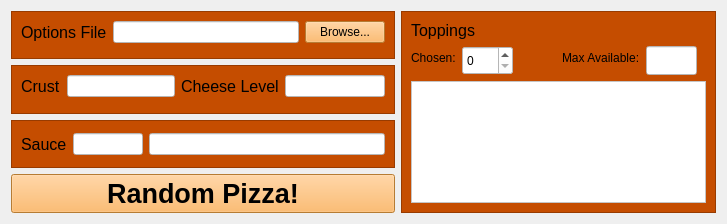
<?xml version="1.0" encoding="UTF-8"?>
<ui version="4.0">
 <class>Form</class>
 <widget class="QWidget" name="Form">
  <property name="geometry">
   <rect>
    <x>0</x>
    <y>0</y>
    <width>727</width>
    <height>224</height>
   </rect>
  </property>
  <property name="minimumSize">
   <size>
    <width>727</width>
    <height>224</height>
   </size>
  </property>
  <property name="maximumSize">
   <size>
    <width>727</width>
    <height>224</height>
   </size>
  </property>
  <property name="windowTitle">
   <string>Random Pizza Generator</string>
  </property>
  <property name="windowIcon">
   <iconset>
    <normaloff>icons8-pizza-80.png</normaloff>icons8-pizza-80.png</iconset>
  </property>
  <property name="styleSheet">
   <string notr="true">background-color: rgb(255, 124, 16);
QLabel#label_9 {
  color: rgb(0, 0, 0);
}</string>
  </property>
  <layout class="QHBoxLayout" name="horizontalLayout_7">
   <item>
    <layout class="QHBoxLayout" name="horizontalLayout_2"/>
   </item>
   <item>
    <layout class="QHBoxLayout" name="horizontalLayout_3"/>
   </item>
   <item>
    <layout class="QVBoxLayout" name="verticalLayout">
     <item>
      <widget class="QFrame" name="frame">
       <property name="styleSheet">
        <string notr="true">background-color: rgb(197, 77, 0);</string>
       </property>
       <property name="frameShape">
        <enum>QFrame::StyledPanel</enum>
       </property>
       <property name="frameShadow">
        <enum>QFrame::Raised</enum>
       </property>
       <layout class="QFormLayout" name="formLayout">
        <item row="0" column="0" colspan="2">
         <layout class="QHBoxLayout" name="horizontalLayout">
          <item>
           <widget class="QLabel" name="label_6">
            <property name="font">
             <font>
              <pointsize>12</pointsize>
             </font>
            </property>
            <property name="text">
             <string>Options File</string>
            </property>
           </widget>
          </item>
          <item>
           <widget class="QLineEdit" name="optionsLineEdit">
            <property name="styleSheet">
             <string notr="true">background-color: rgb(255, 255, 255);
color: rgb(0, 0, 0);</string>
            </property>
            <property name="readOnly">
             <bool>true</bool>
            </property>
           </widget>
          </item>
          <item>
           <widget class="QPushButton" name="browseButton">
            <property name="styleSheet">
             <string notr="true">background-color: rgb(255, 173, 73);
color: rgb(0, 0, 0)</string>
            </property>
            <property name="text">
             <string>Browse...</string>
            </property>
           </widget>
          </item>
         </layout>
        </item>
       </layout>
      </widget>
     </item>
     <item>
      <widget class="QFrame" name="frame_3">
       <property name="styleSheet">
        <string notr="true">background-color: rgb(197, 77, 0);</string>
       </property>
       <property name="frameShape">
        <enum>QFrame::StyledPanel</enum>
       </property>
       <property name="frameShadow">
        <enum>QFrame::Raised</enum>
       </property>
       <layout class="QGridLayout" name="gridLayout">
        <item row="0" column="0">
         <layout class="QHBoxLayout" name="horizontalLayout_6">
          <item>
           <layout class="QFormLayout" name="formLayout_5">
            <item row="0" column="0">
             <widget class="QLabel" name="label">
              <property name="font">
               <font>
                <pointsize>12</pointsize>
               </font>
              </property>
              <property name="text">
               <string>Crust</string>
              </property>
             </widget>
            </item>
            <item row="0" column="1">
             <widget class="QLineEdit" name="crustLineEdit">
              <property name="styleSheet">
               <string notr="true">QLineEdit {
	background-color: rgb(255, 255, 255);
    color: rgb(0, 0, 0);
}</string>
              </property>
              <property name="readOnly">
               <bool>true</bool>
              </property>
             </widget>
            </item>
           </layout>
          </item>
          <item>
           <layout class="QFormLayout" name="formLayout_4">
            <item row="0" column="0">
             <widget class="QLabel" name="label_2">
              <property name="font">
               <font>
                <pointsize>12</pointsize>
               </font>
              </property>
              <property name="text">
               <string>Cheese Level</string>
              </property>
             </widget>
            </item>
            <item row="0" column="1">
             <widget class="QLineEdit" name="cheeseLevelLineEdit">
              <property name="maximumSize">
               <size>
                <width>100</width>
                <height>16777215</height>
               </size>
              </property>
              <property name="styleSheet">
               <string notr="true">background-color: rgb(255, 255, 255);
color: rgb(0, 0, 0);</string>
              </property>
              <property name="readOnly">
               <bool>true</bool>
              </property>
             </widget>
            </item>
           </layout>
          </item>
         </layout>
        </item>
       </layout>
      </widget>
     </item>
     <item>
      <widget class="QFrame" name="frame_5">
       <property name="styleSheet">
        <string notr="true">background-color: rgb(197, 77, 0);</string>
       </property>
       <property name="frameShape">
        <enum>QFrame::StyledPanel</enum>
       </property>
       <property name="frameShadow">
        <enum>QFrame::Raised</enum>
       </property>
       <layout class="QGridLayout" name="gridLayout_2">
        <item row="0" column="0">
         <layout class="QHBoxLayout" name="horizontalLayout_4">
          <item>
           <widget class="QLabel" name="label_3">
            <property name="font">
             <font>
              <pointsize>12</pointsize>
             </font>
            </property>
            <property name="text">
             <string>Sauce</string>
            </property>
           </widget>
          </item>
          <item>
           <widget class="QLineEdit" name="sauceLevelLineEdit">
            <property name="sizePolicy">
             <sizepolicy hsizetype="Fixed" vsizetype="Fixed">
              <horstretch>0</horstretch>
              <verstretch>0</verstretch>
             </sizepolicy>
            </property>
            <property name="minimumSize">
             <size>
              <width>70</width>
              <height>0</height>
             </size>
            </property>
            <property name="maximumSize">
             <size>
              <width>70</width>
              <height>16777215</height>
             </size>
            </property>
            <property name="styleSheet">
             <string notr="true">background-color: rgb(255, 255, 255);
color: rgb(0, 0, 0);</string>
            </property>
            <property name="readOnly">
             <bool>true</bool>
            </property>
           </widget>
          </item>
          <item>
           <widget class="QLineEdit" name="sauceLineEdit">
            <property name="styleSheet">
             <string notr="true">background-color: rgb(255, 255, 255);
color: rgb(0, 0, 0);</string>
            </property>
            <property name="readOnly">
             <bool>true</bool>
            </property>
           </widget>
          </item>
         </layout>
        </item>
       </layout>
      </widget>
     </item>
     <item>
      <widget class="QPushButton" name="randomizeButton">
       <property name="font">
        <font>
         <pointsize>20</pointsize>
         <weight>75</weight>
         <bold>true</bold>
        </font>
       </property>
       <property name="styleSheet">
        <string notr="true">color: rgb(0, 0, 0);
background-color: rgb(255, 173, 73);
</string>
       </property>
       <property name="text">
        <string>Random Pizza!</string>
       </property>
      </widget>
     </item>
    </layout>
   </item>
   <item>
    <widget class="QFrame" name="frame_2">
     <property name="maximumSize">
      <size>
       <width>380</width>
       <height>16777215</height>
      </size>
     </property>
     <property name="styleSheet">
      <string notr="true">background-color: rgb(197, 77, 0);</string>
     </property>
     <property name="frameShape">
      <enum>QFrame::StyledPanel</enum>
     </property>
     <property name="frameShadow">
      <enum>QFrame::Raised</enum>
     </property>
     <layout class="QGridLayout" name="gridLayout_3">
      <item row="0" column="0">
       <widget class="QLabel" name="label_9">
        <property name="font">
         <font>
          <pointsize>12</pointsize>
         </font>
        </property>
        <property name="text">
         <string>Toppings</string>
        </property>
       </widget>
      </item>
      <item row="1" column="0">
       <layout class="QHBoxLayout" name="horizontalLayout_5">
        <item>
         <layout class="QFormLayout" name="formLayout_3">
          <item row="0" column="0">
           <widget class="QLabel" name="label_7">
            <property name="text">
             <string>Chosen:</string>
            </property>
           </widget>
          </item>
          <item row="0" column="1">
           <widget class="QSpinBox" name="toppingNumSelect">
            <property name="sizePolicy">
             <sizepolicy hsizetype="Fixed" vsizetype="Fixed">
              <horstretch>0</horstretch>
              <verstretch>0</verstretch>
             </sizepolicy>
            </property>
            <property name="minimumSize">
             <size>
              <width>51</width>
              <height>29</height>
             </size>
            </property>
            <property name="maximumSize">
             <size>
              <width>51</width>
              <height>16777215</height>
             </size>
            </property>
            <property name="styleSheet">
             <string notr="true">background-color: rgb(255, 255, 255);
color: rgb(0, 0, 0);</string>
            </property>
           </widget>
          </item>
         </layout>
        </item>
        <item>
         <layout class="QFormLayout" name="formLayout_2">
          <item row="0" column="0">
           <widget class="QLabel" name="label_8">
            <property name="text">
             <string>Max Available:</string>
            </property>
           </widget>
          </item>
          <item row="0" column="1">
           <widget class="QLineEdit" name="maxToppingsLineEdit">
            <property name="sizePolicy">
             <sizepolicy hsizetype="Fixed" vsizetype="Fixed">
              <horstretch>0</horstretch>
              <verstretch>0</verstretch>
             </sizepolicy>
            </property>
            <property name="minimumSize">
             <size>
              <width>51</width>
              <height>29</height>
             </size>
            </property>
            <property name="maximumSize">
             <size>
              <width>51</width>
              <height>29</height>
             </size>
            </property>
            <property name="styleSheet">
             <string notr="true">background-color: rgb(255, 255, 255);
color: rgb(0, 0, 0);</string>
            </property>
            <property name="readOnly">
             <bool>true</bool>
            </property>
           </widget>
          </item>
         </layout>
        </item>
       </layout>
      </item>
      <item row="2" column="0">
       <widget class="QListWidget" name="toppingsListWidget">
        <property name="styleSheet">
         <string notr="true">background-color: rgb(255, 255, 255);
color: rgb(0, 0, 0);</string>
        </property>
        <property name="alternatingRowColors">
         <bool>false</bool>
        </property>
        <property name="sortingEnabled">
         <bool>false</bool>
        </property>
       </widget>
      </item>
     </layout>
    </widget>
   </item>
  </layout>
  <zorder>frame</zorder>
  <zorder>layoutWidget</zorder>
  <zorder>frame_2</zorder>
  <zorder>frame_5</zorder>
  <zorder>crustLineEdit</zorder>
  <zorder>cheeseLevelLineEdit</zorder>
  <zorder></zorder>
  <zorder>label_2</zorder>
  <zorder>cheeseLevelLineEdit</zorder>
  <zorder>frame_3</zorder>
 </widget>
 <resources/>
 <connections/>
</ui>
